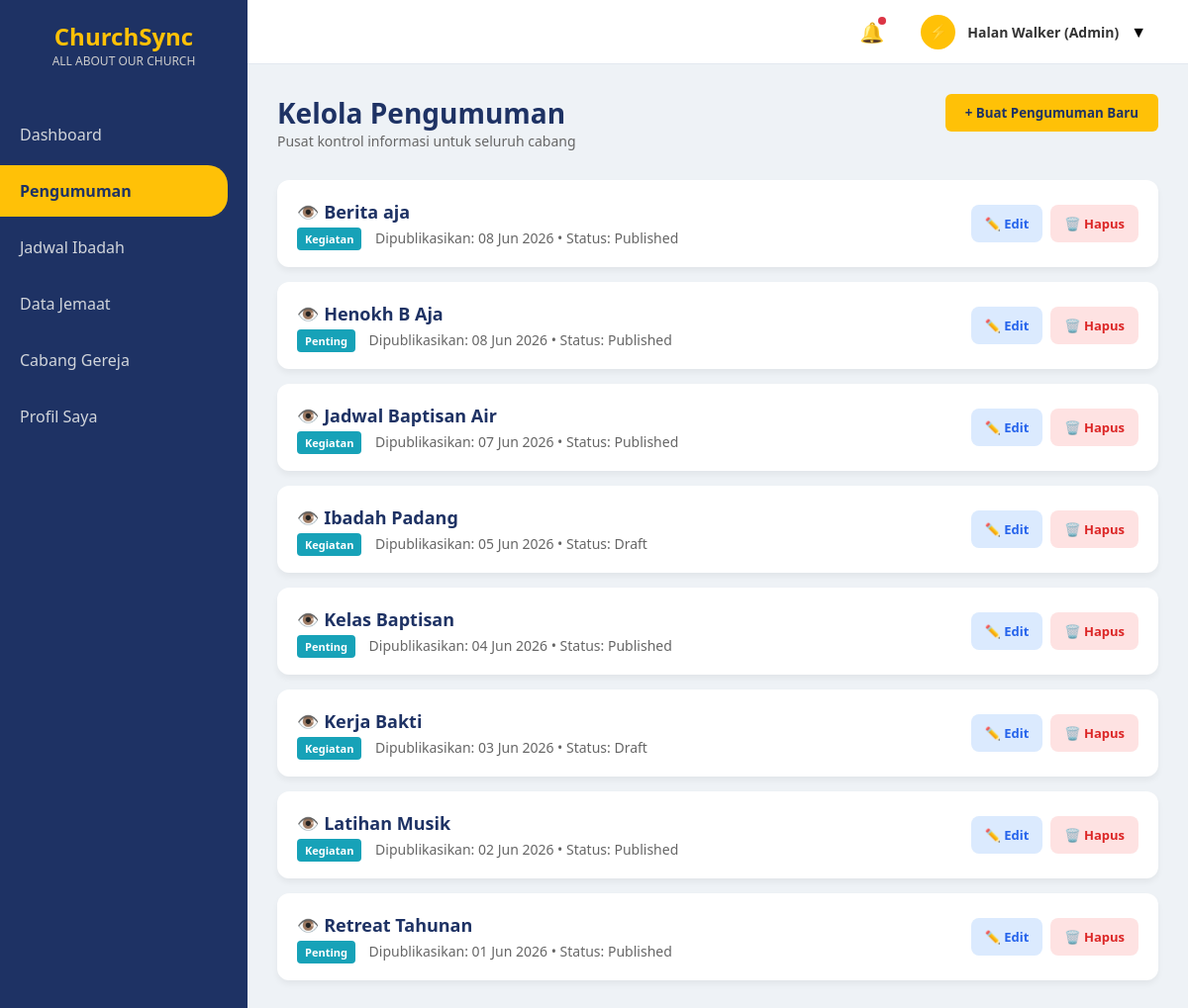
Screenshot of /admin/pengumuman_admin.php (signed in) with the database file from the repository.
### tables this page shows
CREATE TABLE `pengumuman` (
  `id_pengumuman` int(20) NOT NULL AUTO_INCREMENT,
  `judul_pengumuman` varchar(255) NOT NULL,
  `isi_pengumuman` text NOT NULL,
  `tanggal_publikasi` date NOT NULL,
  `status_publikasi` enum('Draft','Published') NOT NULL,
  `kategori_pengumuman` varchar(50) NOT NULL,
  `gambar_pendukung` varchar(255) NOT NULL,
  PRIMARY KEY (`id_pengumuman`)
);

### admin/pengumuman_admin.php (the view, shortened to what this page needs)
<?php
include '../koneksi.php';
$query_pengumuman = mysqli_query($conn, "SELECT * FROM pengumuman ORDER BY tanggal_publikasi DESC");
?>
<!DOCTYPE html>
<html lang="id">
<head>
    <link rel="stylesheet" href="../style.css">
</head>
<body>
    <div class="sidebar">
        <div class="sidebar-logo">ChurchSync<span>ALL ABOUT OUR CHURCH</span></div>
        <nav>
            <a href="dashboard_admin.php" class="nav-link">Dashboard</a>
            <a href="pengumuman_admin.php" class="nav-link active">Pengumuman</a>
            <a href="jadwal_admin_up.php" class="nav-link">Jadwal Ibadah</a>
            <a href="data_jemaat_admin.php" class="nav-link">Data Jemaat</a>
            <a href="cabang_admin.php" class="nav-link">Cabang Gereja</a>
            <a href="profil_admin.php" class="nav-link">Profil Saya</a>
        </nav>
    </div>
    <div class="content-wrapper">
        <div class="top-navbar">
            <div class="navbar-right">
                <div class="noti-icon">🔔<span class="noti-badge"></span></div>
                <div class="user-profile-dropdown">
                    <div class="nav-avatar">⚡</div>
                    <div class="nav-user-name"><?= $_SESSION['nama_lengkap']; ?> (Admin)</div>▼
                </div>
            </div>
        </div>
        <div class="main-content">
            <div class="header-toolbar">
                <div class="page-title">
                    <h2>Kelola Pengumuman</h2>
                    <p>Pusat kontrol informasi untuk seluruh cabang</p>
                </div>
                <button class="btn-add" onclick="document.getElementById('modalTambah').style.display='flex'">+ Buat
                    Pengumuman Baru</button>
            </div>
            <?php
            if (mysqli_num_rows($query_pengumuman) == 0) {
                echo "<p style='text-align:center; color:#666;'>Belum ada data pengumuman.</p>";
            } else {
                while ($row = mysqli_fetch_assoc($query_pengumuman)) :
            ?>
                    <div class="list-card">
                        <div class="list-info">
                            <h4 onclick="bukaModalView('<?= addslashes($row['judul_pengumuman']); ?>', '<?= $row['kategori_pengumuman']; ?>', '<?= date('d M Y', strtotime($row['tanggal_publikasi'])); ?>', '<?= addslashes(str_replace(array("\r", "\n"), '<br>', $row['isi_pengumuman'])); ?>', '<?= $row['gambar_pendukung']; ?>')" style="cursor: pointer; hover: underline;">
                                👁️ <?= $row['judul_pengumuman']; ?>
                            </h4>
                            <p>
                                <span class="badge-kategori"><?= $row['kategori_pengumuman']; ?></span>
                                Dipublikasikan: <?= date('d M Y', strtotime($row['tanggal_publikasi'])); ?> • Status: <?= $row['status_publikasi']; ?>
                            </p>
                        </div>
                        <div class="action-btns">
                            <div class="action-btns">
                                <a href="pengumuman_admin.php?edit_id=<?= $row['id_pengumuman']; ?>"
                                    class="btn-edit">
                                    ✏️ Edit
                                </a>
                                <a href="hapus_pengumuman.php?id=<?= $row['id_pengumuman']; ?>"
                                    class="btn-delete"
                                    onclick="return confirm('Yakin mau hapus pengumuman ini?');">
                                    🗑️ Hapus
                                </a>
                            </div>
                        </div>
                    </div>
            <?php
                endwhile;
            }
            ?>
        </div>
    </div>
</body>
</html>

### style.css (style rules this page uses)
:root { --primary-blue: #1e3264; --primary-yellow: #ffc107; --bg-light: #eef2f6; --card-bg: #ffffff; --text-dark: #333; --text-gray: #666; --tag-important: #dc3545; --tag-activity: #17a2b8; --tag-worship: #28a745; }
* { margin: 0; padding: 0; box-sizing: border-box; font-family: 'Segoe UI', Tahoma, Geneva, Verdana, sans-serif; }
body { display: flex; background-color: var(--bg-light); height: 100vh; }
.sidebar { width: 250px; background-color: var(--primary-blue); color: white; display: flex; flex-direction: column; padding: 20px 0; }
.sidebar-logo { text-align: center; font-size: 24px; font-weight: bold; color: var(--primary-yellow); margin-bottom: 40px; }
.sidebar-logo span { display: block; font-size: 12px; color: #ccc; font-weight: normal; }
.nav-link { padding: 15px 20px; color: #d1d5db; text-decoration: none; display: block; transition: 0.3s; margin-bottom: 5px; }
.nav-link:hover, .nav-link.active { background-color: var(--primary-yellow); color: var(--primary-blue); font-weight: bold; border-radius: 0 20px 20px 0; margin-right: 20px; }
.main-content { flex: 1; padding: 30px; overflow-y: auto; }
.content-wrapper { flex: 1; display: flex; flex-direction: column; height: 100vh; overflow: hidden; }
.top-navbar { height: 65px; background-color: #ffffff; display: flex; justify-content: flex-end; align-items: center; padding: 0 30px; border-bottom: 1px solid #e2e8f0; flex-shrink: 0; }
.navbar-right { display: flex; align-items: center; gap: 25px; }
.noti-icon { font-size: 20px; cursor: pointer; position: relative; user-select: none; }
.noti-badge { position: absolute; top: -2px; right: -2px; width: 8px; height: 8px; background-color: #dc3545; border-radius: 50%; }
.user-profile-dropdown { position: relative; display: flex; align-items: center; gap: 12px; cursor: pointer; padding: 6px 12px; border-radius: 8px; transition: 0.3s; user-select: none; }
.nav-avatar { width: 35px; height: 35px; background-color: var(--primary-yellow); border-radius: 50%; display: flex; align-items: center; justify-content: center; font-size: 16px; }
.nav-user-name { font-size: 14px; font-weight: 600; color: var(--text-dark); }

### admin/pengumuman_admin.php (style rules this page uses)
.header-toolbar { display: flex; justify-content: space-between; align-items: flex-start; margin-bottom: 30px; }
.page-title h2 { color: var(--primary-blue); font-size: 28px; }
.page-title p { color: var(--text-gray); font-size: 14px; }
.btn-add { background-color: var(--primary-yellow); color: var(--primary-blue); border: none; padding: 10px 20px; border-radius: 6px; font-weight: bold; cursor: pointer; }
.list-card { background: white; border-radius: 12px; padding: 20px; box-shadow: 0 4px 6px rgba(0, 0, 0, 0.05); margin-bottom: 15px; display: flex; justify-content: space-between; align-items: center; }
.list-info h4 { color: var(--primary-blue); margin-bottom: 5px; font-size: 18px; }
.list-info p { color: var(--text-gray); font-size: 14px; }
.badge-kategori { padding: 4px 8px; border-radius: 4px; font-size: 11px; font-weight: bold; color: white; margin-right: 10px; background-color: #17a2b8; }
.btn-edit, .btn-delete { display: inline-flex; align-items: center; gap: 6px; padding: 10px 14px; border-radius: 8px; text-decoration: none; font-size: 13px; font-weight: 600; transition: all .2s ease; }
.btn-edit { background: #dbeafe; color: #2563eb; }
.btn-delete { background: #fee2e2; color: #dc2626; }
.action-btns { display: flex; gap: 8px; }
.action-btns a { display: flex; align-items: center; gap: 6px; padding: 10px 14px; border-radius: 8px; text-decoration: none; font-size: 13px; font-weight: 600; transition: all .2s ease; }

### rows the page displays
pengumuman: judul_pengumuman "Berita aja", kategori_pengumuman "Kegiatan", tanggal_publikasi "08 Jun 2026", status_publikasi "Published"
pengumuman: judul_pengumuman "Henokh B Aja", kategori_pengumuman "Penting", tanggal_publikasi "08 Jun 2026", status_publikasi "Published"
pengumuman: judul_pengumuman "Jadwal Baptisan Air", kategori_pengumuman "Kegiatan", tanggal_publikasi "07 Jun 2026", status_publikasi "Published"
pengumuman: judul_pengumuman "Ibadah Padang", kategori_pengumuman "Kegiatan", tanggal_publikasi "05 Jun 2026", status_publikasi "Draft"
pengumuman: judul_pengumuman "Kelas Baptisan", kategori_pengumuman "Penting", tanggal_publikasi "04 Jun 2026", status_publikasi "Published"
pengumuman: judul_pengumuman "Kerja Bakti", kategori_pengumuman "Kegiatan", tanggal_publikasi "03 Jun 2026", status_publikasi "Draft"
pengumuman: judul_pengumuman "Latihan Musik", kategori_pengumuman "Kegiatan", tanggal_publikasi "02 Jun 2026", status_publikasi "Published"
pengumuman: judul_pengumuman "Retreat Tahunan", kategori_pengumuman "Penting", tanggal_publikasi "01 Jun 2026", status_publikasi "Published"

### other values shown
$_SESSION['nama_lengkap'] "Halan Walker"
